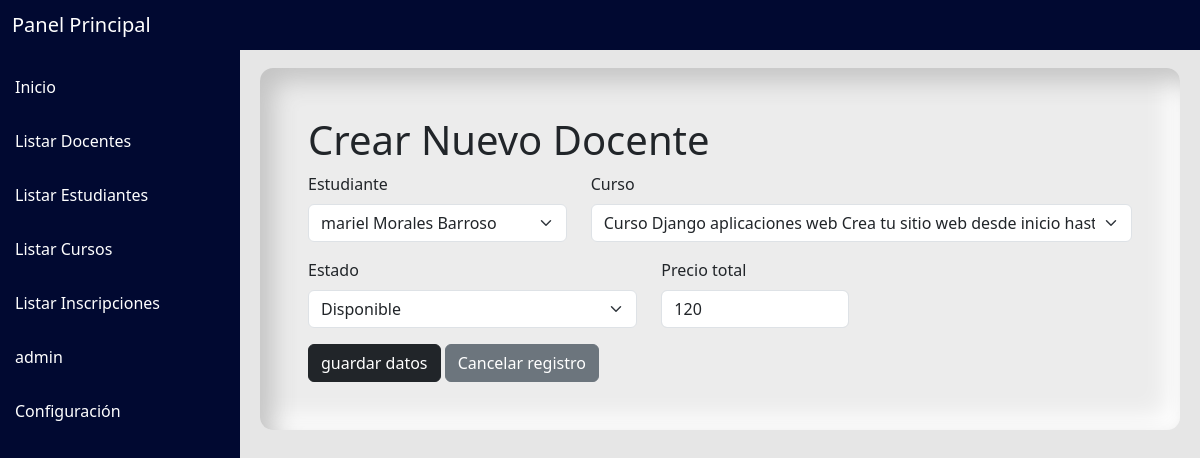
/editar_inscripcion/1/, run on the app's committed database.
### curso/models.py (models this page shows, shortened)
class Inscripcion (models.Model):
    ESTADO_CHOICES = [
        ('Disponible', 'Disponible'),
        ('Finalizado', 'Finalizado'),
        ('Suspendido', 'Suspendido'),
    ]
    estudiante = models.ForeignKey(Estudiante, on_delete=models.CASCADE, null=True, blank=True)
    curso = models.ForeignKey(Curso, on_delete=models.CASCADE, null=True, blank=True)
    fecha_inscripcion = models.DateField(auto_now_add=True)
    estado = models.CharField(max_length=15, choices=ESTADO_CHOICES, null=True, blank=True)
    precio_total = models.IntegerField(null=True, blank=True)

### curso/views.py (the view)
# urls.py: path('editar_inscripcion/<int:id>/', views.editar_Inscripcion, name='editar_inscripcion'),
def editar_Inscripcion(request, id):
    inscripcion = get_object_or_404(Inscripcion, id=id)
    if request.method == 'POST':
        form = InscripcionForm(request.POST, request.FILES, instance=inscripcion)
        if form.is_valid():
            form.save()
            return redirect('listar_inscripciones')
    else:
        form = InscripcionForm(instance=inscripcion)
    return render(request, 'inscripciones/editar_inscripcion.html', {'form': form})

### curso/forms.py
class InscripcionForm(forms.ModelForm):
    class Meta:
        model = Inscripcion
        fields = '__all__'

### curso/models.py (called while the page is built)
    def __str__(self):
        return f"{self.usiuario_e.first_name}  {self.usiuario_e.last_name} "

    def __str__(self):
        return f"{self.titulo}"

### curso/templates/inscripciones/editar_inscripcion.html (shortened to what this page needs)
{% extends 'base.html' %}
{% load crispy_forms_tags %}
{% block content %}
<br><br>
<section class=" pt-5 container contenido p-5">
    <h1>Crear Nuevo Docente</h1>
    <form method="POST" enctype="multipart/form-data">
        <div class="row">
            <div class="col-4" >{{ form.estudiante|as_crispy_field }}</div>
            <div class="col-8" >{{ form.curso|as_crispy_field }}</div>
            <div class="col-5" >{{ form.estado|as_crispy_field }}</div>
            <div class="col-3" >{{ form.precio_total|as_crispy_field }}</div>
        </div>
        <button type="submit" class="btn btn-dark ">guardar datos </button>
        <a class="btn  btn-secondary" href="{% url 'listar_inscripciones'  %}"> Cancelar registro</a>
    </form>
</section>
{% endblock %}

### static/css/style.css (style rules this page uses)
body { background: rgb(230, 230, 230); }
.contenido { border-radius: 13px; background: #ececec; box-shadow: inset 13px 13px 24px #c4c4c4, inset -13px -13px 24px #ffffff; }
body { overflow-x: hidden; }

### data on the page
Inscripcion: estudiante "mariel Morales Barroso", curso "Curso Django aplicaciones web Crea tu sitio web desde inicio hasta fin", estado "Disponible", precio_total "120"
